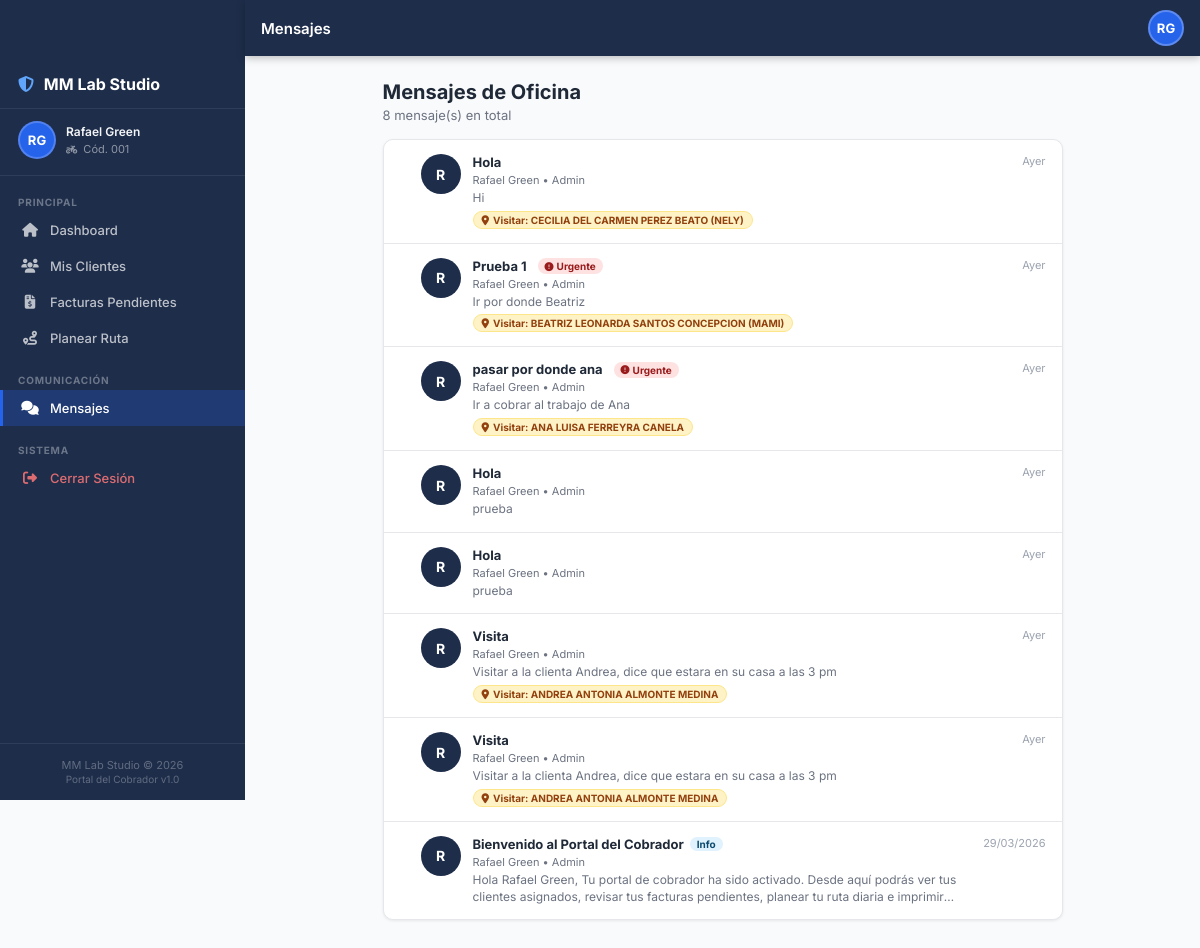
Screenshot of /cobrador/mensajes.php (signed in) with the database file from the repository.
### tables this page shows
CREATE TABLE `configuracion_sistema` (
  `id` int(11) NOT NULL,
  `nombre_empresa` varchar(100) NOT NULL,
  `rif` varchar(20) DEFAULT NULL,
  `direccion` text DEFAULT NULL,
  `telefono` varchar(15) DEFAULT NULL,
  `celular` varchar(15) DEFAULT NULL,
  `email` varchar(100) DEFAULT NULL,
  `logo_url` varchar(255) DEFAULT NULL,
  `moneda` varchar(10) DEFAULT 'USD',
  `dias_gracia_pago` int(11) DEFAULT 5,
  `formato_factura` text DEFAULT NULL,
  `created_at` timestamp NOT NULL DEFAULT current_timestamp(),
  `updated_at` timestamp NOT NULL DEFAULT current_timestamp() ON UPDATE current_timestamp()
);

CREATE TABLE `cobrador_mensajes` (
  `id` int(11) NOT NULL,
  `cobrador_id` int(11) NOT NULL,
  `usuario_id` int(11) NOT NULL,
  `asunto` varchar(150) NOT NULL,
  `mensaje` text NOT NULL,
  `prioridad` enum('normal','urgente','informativo') NOT NULL DEFAULT 'normal',
  `leido` tinyint(1) NOT NULL DEFAULT 0,
  `fecha_envio` datetime NOT NULL DEFAULT current_timestamp(),
  `fecha_leido` datetime DEFAULT NULL,
  `cliente_visita_id` int(11) DEFAULT NULL,
  `created_at` timestamp NOT NULL DEFAULT current_timestamp()
);

CREATE TABLE `usuarios` (
  `id` int(11) NOT NULL,
  `usuario` varchar(50) NOT NULL,
  `password` varchar(255) NOT NULL,
  `nombre` varchar(100) NOT NULL,
  `email` varchar(100) NOT NULL,
  `rol` enum('admin','vendedor','cobrador','supervisor') NOT NULL DEFAULT 'cobrador',
  `estado` enum('activo','inactivo') DEFAULT 'activo',
  `ultimo_acceso` datetime DEFAULT NULL,
  `created_at` timestamp NOT NULL DEFAULT current_timestamp(),
  `updated_at` timestamp NOT NULL DEFAULT current_timestamp() ON UPDATE current_timestamp()
);

CREATE TABLE `clientes` (
  `id` int(11) NOT NULL,
  `codigo` varchar(5) NOT NULL,
  `nombre` varchar(100) NOT NULL,
  `apellidos` varchar(100) NOT NULL,
  `cedula` varchar(13) NOT NULL,
  `telefono1` varchar(15) NOT NULL,
  `telefono2` varchar(15) DEFAULT NULL,
  `telefono3` varchar(15) DEFAULT NULL,
  `direccion` text NOT NULL,
  `email` varchar(100) NOT NULL,
  `fecha_nacimiento` date DEFAULT NULL,
  `fecha_registro` datetime NOT NULL,
  `estado` enum('activo','inactivo','suspendido') DEFAULT 'activo',
  `cobrador_id` int(11) NOT NULL,
  `vendedor_id` int(11) NOT NULL,
  `notas` text DEFAULT NULL,
  `created_at` timestamp NOT NULL DEFAULT current_timestamp(),
  `updated_at` timestamp NOT NULL DEFAULT current_timestamp() ON UPDATE current_timestamp()
);

### cobrador/mensajes.php (the view, shortened to what this page needs)
<?php
$paginaActualTitulo = 'Mensajes';
require_once __DIR__ . '/header_cobrador.php';
$cobradorId = (int)$_SESSION['cobrador_portal_id'];
$mensajes = [];
try {
    $stmt = $conn->prepare("
        SELECT m.*,
               u.nombre AS remitente_nombre,
               u.rol    AS remitente_rol,
               cl.nombre      AS cliente_visita_nombre,
               cl.apellidos   AS cliente_visita_apellidos,
               cl.direccion   AS cliente_visita_dir,
               cl.telefono1   AS cliente_visita_tel,
               cl.id          AS cliente_visita_id_real
        FROM cobrador_mensajes m
        JOIN usuarios u ON m.usuario_id = u.id
        LEFT JOIN clientes cl ON cl.id = m.cliente_visita_id
        WHERE m.cobrador_id = ?
        ORDER BY m.fecha_envio DESC
        LIMIT 80
    ");
    $stmt->execute([$cobradorId]);
    $mensajes = $stmt->fetchAll(PDO::FETCH_ASSOC);
} catch (PDOException $e) {
    error_log('mensajes.php: ' . $e->getMessage());
}
function tiempoRel(string $fecha): string {
    $diff = time() - strtotime($fecha);
    if ($diff < 172800) return 'Ayer';
    return date('d/m/Y', strtotime($fecha));
}
?>
<div class="app-content">
<div class="bandeja-wrap">
  <div class="bandeja-header-bar">
    <div>
      <div class="page-title">
        Mensajes de Oficina
      </div>
      <div class="page-subtitle">
        <?= count($mensajes) ?> mensaje(s) en total
      </div>
    </div>
  </div>
  <?php if (empty($mensajes)): ?>
  <div class="empty-state">
    <i class="fas fa-comments"></i>
    <h3>Sin mensajes</h3>
    <p>Aún no tienes mensajes del personal de oficina.</p>
  </div>
  <?php else: ?>
  <div class="card" style="overflow:hidden;" id="listaMensajes">
    <?php foreach ($mensajes as $msg):
        $esAdmin    = $msg['remitente_rol'] === 'admin';
        $iniciales  = strtoupper(substr($msg['remitente_nombre'], 0, 1));
        $bgAvatar   = $esAdmin ? 'var(--primary)' : 'var(--accent)';
        $tieneVisita= !empty($msg['cliente_visita_id']);
        $esUrgente  = $msg['prioridad'] === 'urgente';
        $noLeido    = !$msg['leido'];
    ?>
    <div class="msg-list-item <?= $noLeido ? 'unread' : '' ?>"
         id="msgItem<?= $msg['id'] ?>"
         onclick="abrirMensaje(<?= $msg['id'] ?>)">
      <?php if ($noLeido): ?>
        <div class="msg-dot-unread"></div>
      <?php else: ?>
        <div class="msg-dot-read"></div>
      <?php endif; ?>
      <div class="msg-avatar" style="background:<?= $bgAvatar ?>;">
        <?= htmlspecialchars($iniciales) ?>
      </div>
      <div style="flex:1;min-width:0;">
        <div style="display:flex;align-items:center;gap:6px;flex-wrap:wrap;">
          <span class="msg-asunto-text"><?= htmlspecialchars($msg['asunto']) ?></span>
          <?php if ($esUrgente): ?>
            <span class="tag-urgente">
              <i class="fas fa-circle-exclamation" style="font-size:9px;"></i>
              Urgente
            </span>
          <?php endif; ?>
          <?php if ($msg['prioridad'] === 'informativo'): ?>
            <span style="font-size:10px;background:var(--info-light);color:var(--info-text);
                         border-radius:10px;padding:1px 7px;font-weight:700;">
              Info
            </span>
          <?php endif; ?>
        </div>
        <div style="font-size:11px;color:var(--text-muted);margin-top:2px;">
          <?= htmlspecialchars($msg['remitente_nombre']) ?>
          &bull; <?= ucfirst($msg['remitente_rol']) ?>
        </div>
        <div class="msg-preview"><?= htmlspecialchars($msg['mensaje']) ?></div>
        <?php if ($tieneVisita): ?>
        <div class="tag-visita">
          <i class="fas fa-location-dot" style="font-size:10px;"></i>
          Visitar: <?= htmlspecialchars($msg['cliente_visita_nombre'] . ' ' . $msg['cliente_visita_apellidos']) ?>
        </div>
        <?php endif; ?>
      </div>
      <div class="msg-time"><?= tiempoRel($msg['fecha_envio']) ?></div>
    </div>
    <?php endforeach; ?>
  </div>
  <?php endif; ?>
</div>
</div>
</body>
</html>

### cobrador/header_cobrador.php (shortened to what this page needs)
<?php
require_once __DIR__ . '/config_cobrador.php';
$nombreCobrador = $_SESSION['cobrador_portal_nombre'] ?? 'Cobrador';
$codigoCobrador = $_SESSION['cobrador_portal_codigo'] ?? '';
$partes   = explode(' ', trim($nombreCobrador));
$iniciales = strtoupper(substr($partes[0] ?? 'C', 0, 1));
if (!empty($partes[1])) $iniciales .= strtoupper(substr($partes[1], 0, 1));
$cfg = ['logo_url' => '', 'nombre_empresa' => 'ORTHIIS'];
try {
    $stmtCfg = $conn->query("SELECT logo_url, nombre_empresa FROM configuracion_sistema WHERE id=1 LIMIT 1");
    $cfg = $stmtCfg->fetch(PDO::FETCH_ASSOC) ?: $cfg;
} catch (PDOException $e) {  }
$tituloPagina = $paginaActualTitulo ?? 'Portal Cobrador';
function navActivo(string $pagina): string {
    return basename($_SERVER['PHP_SELF']) === $pagina ? ' active' : '';
}
?>
<!DOCTYPE html>
<html lang="es">
<head>
  <link rel="stylesheet" href="css/cobrador.css">
  <link rel="stylesheet" href="https://cdnjs.cloudflare.com/ajax/libs/font-awesome/6.5.0/css/all.min.css">
</head>
<body>
<header class="app-topbar" id="appTopbar">
  <div class="topbar-left">
    <span class="topbar-page-title"><?= htmlspecialchars($tituloPagina) ?></span>
  </div>
  <div class="topbar-right">
    <div class="topbar-avatar" id="topbarAvatar" onclick="toggleDropdown()">
      <?= htmlspecialchars($iniciales) ?>
    </div>
  </div>
</header>
<nav class="app-sidebar" id="appSidebar">
  <div class="sidebar-logo-area">
    <?php if (!empty($cfg['logo_url'])): ?>
      <div class="sidebar-logo-text" style="display:none;">
        <i class="fas fa-shield-halved" style="margin-right:6px;color:#60a5fa;"></i>
        <?= htmlspecialchars($cfg['nombre_empresa']) ?>
      </div>
    <?php endif; ?>
  </div>
  <div class="sidebar-cobrador-info">
    <div style="display:flex;align-items:center;gap:10px;">
      <div style="width:38px;height:38px;border-radius:50%;background:var(--accent);color:#fff;
                  display:flex;align-items:center;justify-content:center;font-size:13px;
                  font-weight:700;flex-shrink:0;border:2px solid rgba(255,255,255,.2);">
        <?= htmlspecialchars($iniciales) ?>
      </div>
      <div>
        <div class="sidebar-cobrador-name"><?= htmlspecialchars($nombreCobrador) ?></div>
        <div class="sidebar-cobrador-code">
          <i class="fas fa-motorcycle" style="font-size:9px;margin-right:3px;"></i>
          Cód. <?= htmlspecialchars($codigoCobrador) ?>
        </div>
      </div>
    </div>
  </div>
  <div class="sidebar-nav">
    <div class="nav-section-label">Principal</div>
    <a href="dashboard.php" class="nav-item<?= navActivo('dashboard.php') ?>">
      <i class="fas fa-house"></i> Dashboard
    </a>
    <a href="clientes.php" class="nav-item<?= navActivo('clientes.php') ?>">
      <i class="fas fa-users"></i> Mis Clientes
    </a>
    <a href="facturas.php" class="nav-item<?= navActivo('facturas.php') && !isset($_GET['vista']) ? ' active' : (navActivo('facturas.php') && ($_GET['vista'] ?? '') !== 'ruta' ? ' active' : '') ?>">
      <i class="fas fa-file-invoice-dollar"></i> Facturas Pendientes
    </a>
    <a href="facturas.php?vista=ruta" class="nav-item<?= navActivo('facturas.php') && ($_GET['vista'] ?? '') === 'ruta' ? ' active' : '' ?>">
      <i class="fas fa-route"></i> Planear Ruta
    </a>
    <div class="nav-section-label" style="margin-top:8px;">Comunicación</div>
    <a href="mensajes.php" class="nav-item<?= navActivo('mensajes.php') ?>" id="navMensajes">
      <i class="fas fa-comments"></i>
      Mensajes
    </a>
    <div class="nav-section-label" style="margin-top:8px;">Sistema</div>
    <a href="logout.php" class="nav-item" style="color:rgba(255,120,120,.85);">
      <i class="fas fa-right-from-bracket"></i> Cerrar Sesión
    </a>
  </div>
  <div class="sidebar-footer">
    <?= htmlspecialchars($cfg['nombre_empresa']) ?> © <?= date('Y') ?><br>
    <span style="font-size:10px;">Portal del Cobrador v1.0</span>
  </div>
</nav>

### cobrador/mensajes.php (style rules this page uses)
.bandeja-wrap { max-width: 680px; margin: 0 auto; }
.bandeja-header-bar { display: flex; align-items: center; justify-content: space-between; margin-bottom: 16px; flex-wrap: wrap; gap: 8px; }
.msg-list-item { display: flex; align-items: flex-start; gap: 12px; padding: 14px 16px; background: var(--white); border-bottom: 1px solid var(--border); cursor: pointer; transition: background .15s; text-decoration: none; color: inherit; position: relative; }
.msg-list-item:first-child { border-radius: var(--radius) var(--radius) 0 0; }
.msg-list-item:last-child { border-bottom: none; border-radius: 0 0 var(--radius) var(--radius); }
.msg-avatar { width: 40px; height: 40px; border-radius: 50%; display: flex; align-items: center; justify-content: center; font-size: 14px; font-weight: 700; color: #fff; flex-shrink: 0; }
.msg-dot-read { width: 9px; height: 9px; flex-shrink: 0; }
.msg-asunto-text { font-size: 13px; font-weight: 700; color: var(--gray-800); line-height: 1.3; }
.msg-preview { font-size: 12px; color: var(--text-muted); margin-top: 3px; overflow: hidden; display: -webkit-box; -webkit-line-clamp: 2; -webkit-box-orient: vertical; line-height: 1.4; }
.msg-time { font-size: 11px; color: var(--gray-400); white-space: nowrap; flex-shrink: 0; margin-left: auto; }
.tag-visita { display: inline-flex; align-items: center; gap: 4px; background: #fef3c7; color: #92400e; border: 1px solid #fde68a; border-radius: 12px; font-size: 10px; font-weight: 700; padding: 2px 8px; margin-top: 4px; }
.tag-urgente { display: inline-flex; align-items: center; gap: 3px; background: var(--danger-light); color: var(--danger-text); border-radius: 12px; font-size: 10px; font-weight: 700; padding: 2px 7px; margin-left: 5px; }

### rows the page displays
configuracion_sistema: nombre_empresa "MM Lab Studio"
cobrador_mensajes: usuario.nombre "R", asunto "Hola", usuario.nombre "Rafael Green", usuario.rol "Admin", mensaje "Hi", clientes.nombre+apellidos "CECILIA DEL CARMEN PEREZ BEATO (NELY)", fecha_envio "Ayer"
cobrador_mensajes: usuario.nombre "R", asunto "Prueba 1", prioridad "urgente" (drawn), usuario.nombre "Rafael Green", usuario.rol "Admin", mensaje "Ir por donde Beatriz", clientes.nombre+apellidos "BEATRIZ LEONARDA SANTOS CONCEPCION (MAMI)", fecha_envio "Ayer"
cobrador_mensajes: usuario.nombre "R", asunto "pasar por donde ana", prioridad "urgente" (drawn), usuario.nombre "Rafael Green", usuario.rol "Admin", mensaje "Ir a cobrar al trabajo de Ana", clientes.nombre+apellidos "ANA LUISA FERREYRA CANELA", fecha_envio "Ayer"
cobrador_mensajes: usuario.nombre "R", asunto "Hola", usuario.nombre "Rafael Green", usuario.rol "Admin", mensaje "prueba", fecha_envio "Ayer"
cobrador_mensajes: usuario.nombre "R", asunto "Hola", usuario.nombre "Rafael Green", usuario.rol "Admin", mensaje "prueba", fecha_envio "Ayer"
cobrador_mensajes: usuario.nombre "R", asunto "Visita", usuario.nombre "Rafael Green", usuario.rol "Admin", mensaje "Visitar a la clienta Andrea, dice que estara en su casa a las 3 pm", clientes.nombre+apellidos "ANDREA ANTONIA ALMONTE MEDINA", fecha_envio "Ayer"
cobrador_mensajes: usuario.nombre "R", asunto "Visita", usuario.nombre "Rafael Green", usuario.rol "Admin", mensaje "Visitar a la clienta Andrea, dice que estara en su casa a las 3 pm", clientes.nombre+apellidos "ANDREA ANTONIA ALMONTE MEDINA", fecha_envio "Ayer"
cobrador_mensajes: usuario.nombre "R", asunto "Bienvenido al Portal del Cobrador", prioridad "Info", usuario.nombre "Rafael Green", usuario.rol "Admin", mensaje "Hola Rafael Green, Tu portal de cobrador ha sido activado. Desde aquí podrás ver tus clientes asignados, revisar tus facturas pendientes, planear tu ruta diaria e…", fecha_envio "29/03/2026"

### other values shown
$tituloPagina "Mensajes"
$iniciales "RG"
$nombreCobrador "Rafael Green"
$codigoCobrador "001"
count($mensajes) "8"
